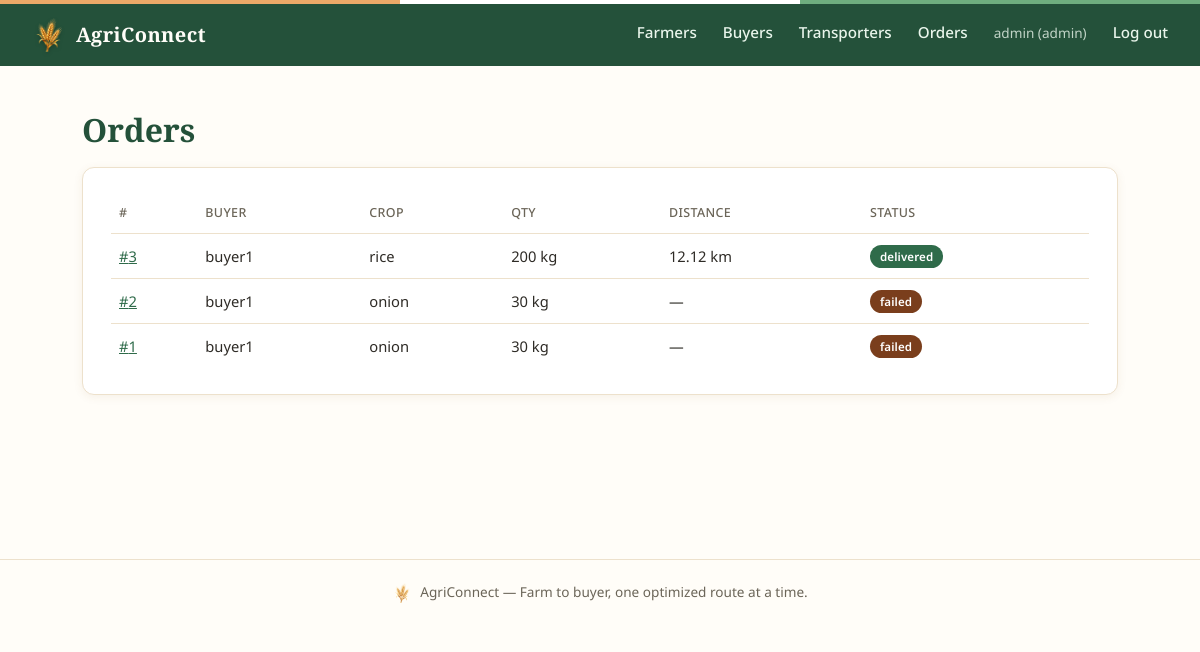
The page /orders (signed in) on the database as committed earlier.
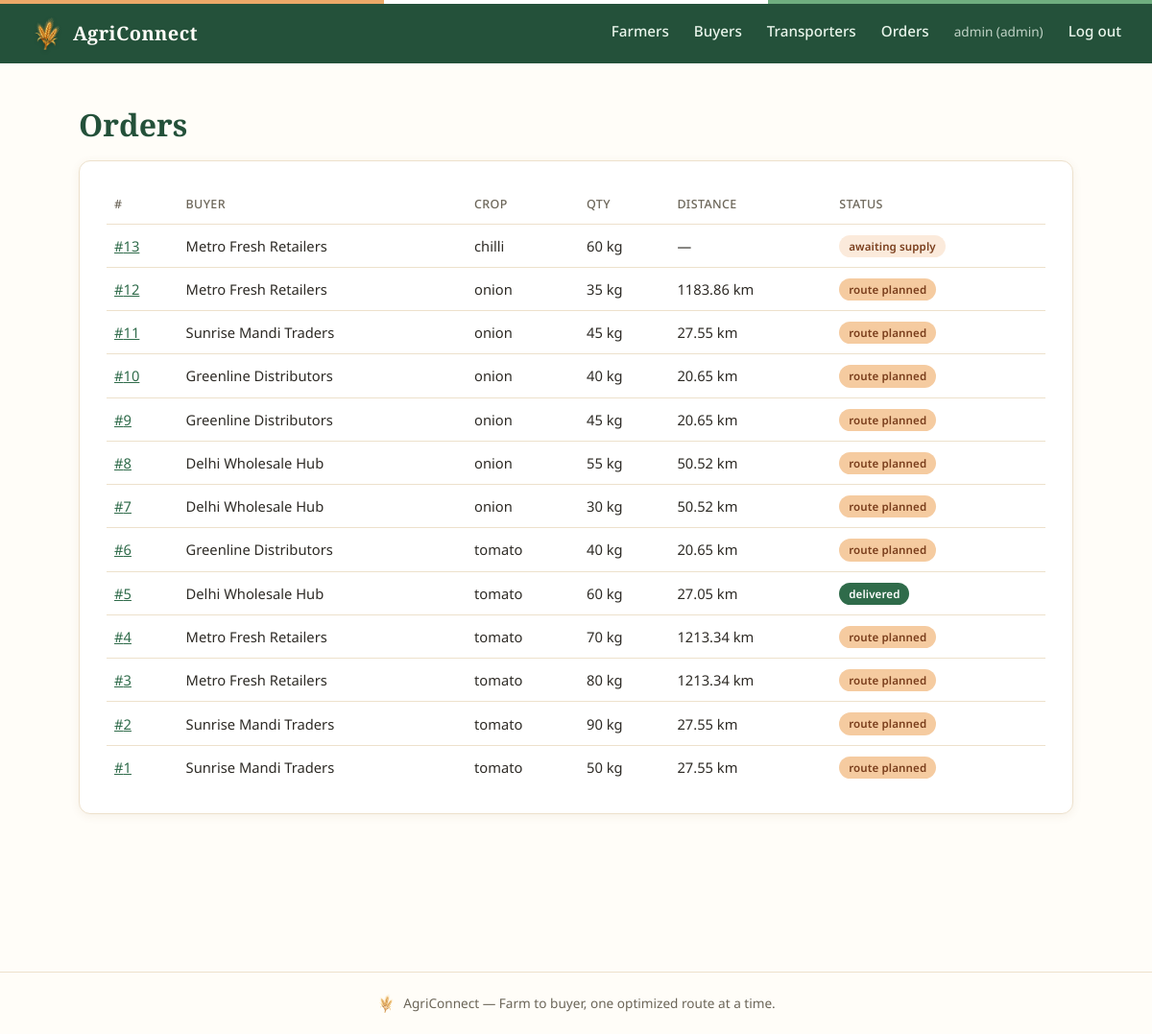
The same page on the database as committed later.
### models.py (models this page shows)
class Order(Base):
    __tablename__ = "orders"
    id = Column(Integer, primary_key=True)
    buyer_id = Column(Integer, ForeignKey("buyers.id"), nullable=False)
    crop_key = Column(String(120))
    crop_name_display = Column(String(120))
    quantity_requested_kg = Column(Float, nullable=False)
    status = Column(String(30), default="pending")
    transporter_id = Column(Integer, ForeignKey("transporters.id"), nullable=True)
    total_distance_km = Column(Float)
    total_cost_estimate = Column(Float)
    route_json = Column(Text)  # ordered list of stops, JSON-encoded
    created_at = Column(DateTime, default=datetime.utcnow)
    buyer = relationship("Buyer")
    transporter = relationship("Transporter")
    allocations = relationship("OrderAllocation", back_populates="order")

class Buyer(Base):
    __tablename__ = "buyers"
    id = Column(Integer, primary_key=True)
    user_id = Column(Integer, ForeignKey("users.id"), unique=True, nullable=True)
    name = Column(String(120), nullable=False)
    phone = Column(String(20))
    address = Column(String(250))  # free-text delivery address, shown to the assigned transporter
    lat = Column(Float, nullable=False)
    lon = Column(Float, nullable=False)
    created_at = Column(DateTime, default=datetime.utcnow)
    user = relationship("User")

### routers/orders.py (the view)
@router.get("/orders", response_class=HTMLResponse)
def orders_page(request: Request, db: Session = Depends(get_db)):
    user = get_current_user(request, db)
    if user is None:
        return RedirectResponse(url="/login", status_code=303)
    if user.role != "admin":
        return RedirectResponse(url="/", status_code=303)
    orders = db.query(Order).order_by(Order.id.desc()).all()
    return render(request, db, "orders.html", {"orders": orders})

### templates/orders.html (shortened to what this page needs)
{% extends "base.html" %}
{% block content %}
<h1>Orders</h1>
<div class="panel">
  {% if orders %}
  <table>
    <thead><tr><th>#</th><th>Buyer</th><th>Crop</th><th>Qty</th><th>Distance</th><th>Status</th></tr></thead>
    <tbody>
    {% for o in orders %}
      <tr>
        <td><a href="/order/{{ o.id }}">#{{ o.id }}</a></td>
        <td>{{ o.buyer.name }}</td>
        <td>{{ o.crop_key }}</td>
        <td>{{ o.quantity_requested_kg|int }} kg</td>
        <td>{{ (o.total_distance_km ~ ' km') if o.total_distance_km else '—' }}</td>
        <td><span class="tag {{ o.status }}">{{ o.status.replace('_',' ') }}</span></td>
      </tr>
    {% endfor %}
    </tbody>
  </table>
  {% else %}
  <div class="empty-state">No orders yet.</div>
  {% endif %}
</div>
{% endblock %}

Rows that differ between the two databases and show on the page:
added Order: id "13", buyer.name "Metro Fresh Retailers", crop_key "chilli", quantity_requested_kg "60", total_distance_km "—", status.replace "awaiting supply"
added Order: id "12", buyer.name "Metro Fresh Retailers", crop_key "onion", quantity_requested_kg "35", total_distance_km "1183.86 km", status.replace "route planned"
added Order: id "11", buyer.name "Sunrise Mandi Traders", crop_key "onion", quantity_requested_kg "45", total_distance_km "27.55 km", status.replace "route planned"
added Order: id "10", buyer.name "Greenline Distributors", crop_key "onion", quantity_requested_kg "40", total_distance_km "20.65 km", status.replace "route planned"
added Order: id "9", buyer.name "Greenline Distributors", crop_key "onion", quantity_requested_kg "45", total_distance_km "20.65 km", status.replace "route planned"
added Order: id "8", buyer.name "Delhi Wholesale Hub", crop_key "onion", quantity_requested_kg "55", total_distance_km "50.52 km", status.replace "route planned"
added Order: id "7", buyer.name "Delhi Wholesale Hub", crop_key "onion", quantity_requested_kg "30", total_distance_km "50.52 km", status.replace "route planned"
added Order: id "6", buyer.name "Greenline Distributors", crop_key "tomato", quantity_requested_kg "40", total_distance_km "20.65 km", status.replace "route planned"
added Order: id "5", buyer.name "Delhi Wholesale Hub", crop_key "tomato", quantity_requested_kg "60", total_distance_km "27.05 km", status.replace "delivered"
added Order: id "4", buyer.name "Metro Fresh Retailers", crop_key "tomato", quantity_requested_kg "70", total_distance_km "1213.34 km", status.replace "route planned"
changed Order id 3: buyer.name "buyer1" → "Metro Fresh Retailers"; crop_key "rice" → "tomato"; quantity_requested_kg "200" → "80"; total_distance_km "12.12 km" → "1213.34 km"; status "delivered" → "route_planned" (drawn); status.replace "delivered" → "route planned"
changed Order id 2: buyer.name "buyer1" → "Sunrise Mandi Traders"; crop_key "onion" → "tomato"; quantity_requested_kg "30" → "90"; total_distance_km "—" → "27.55 km"; status "failed" → "route_planned" (drawn); status.replace "failed" → "route planned"
changed Order id 1: buyer.name "buyer1" → "Sunrise Mandi Traders"; crop_key "onion" → "tomato"; quantity_requested_kg "30" → "50"; total_distance_km "—" → "27.55 km"; status "failed" → "route_planned" (drawn); status.replace "failed" → "route planned"
